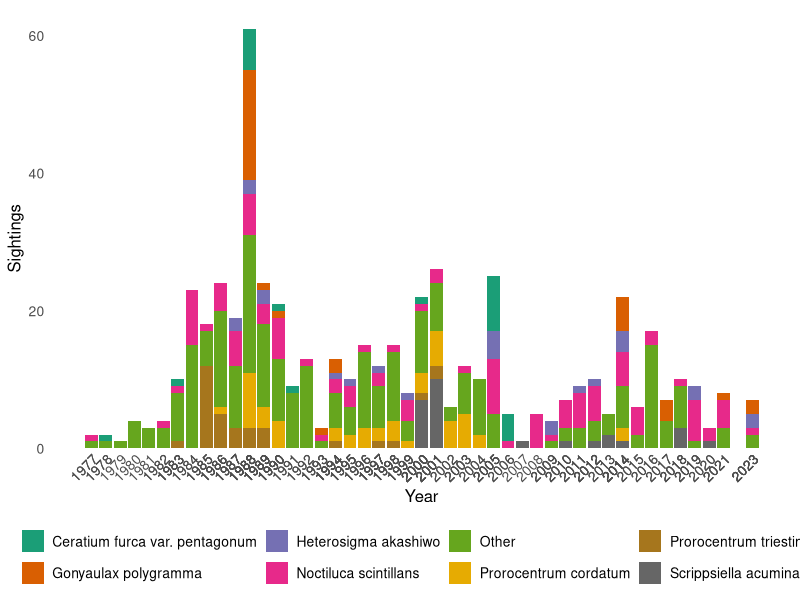
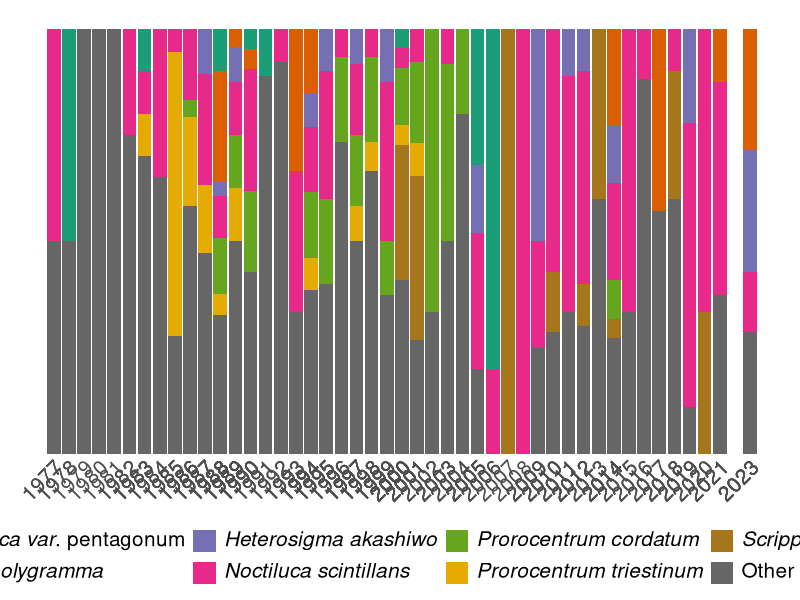
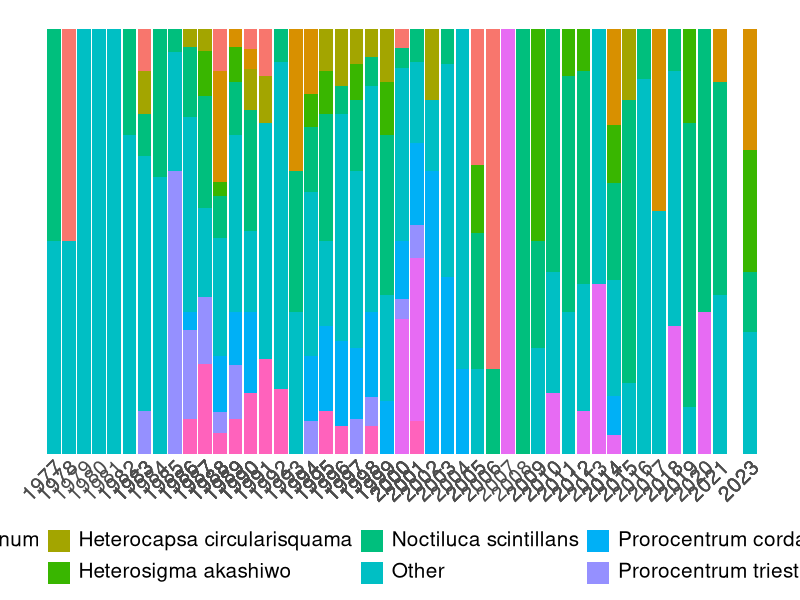
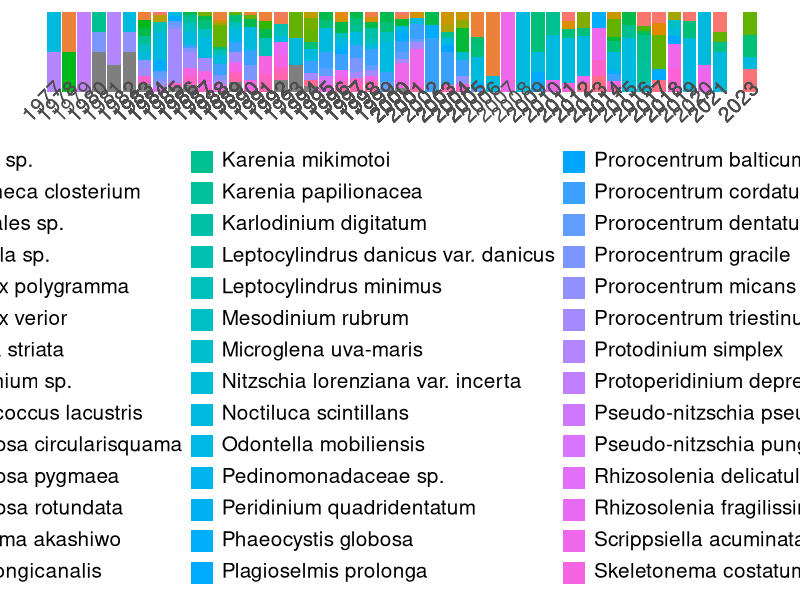
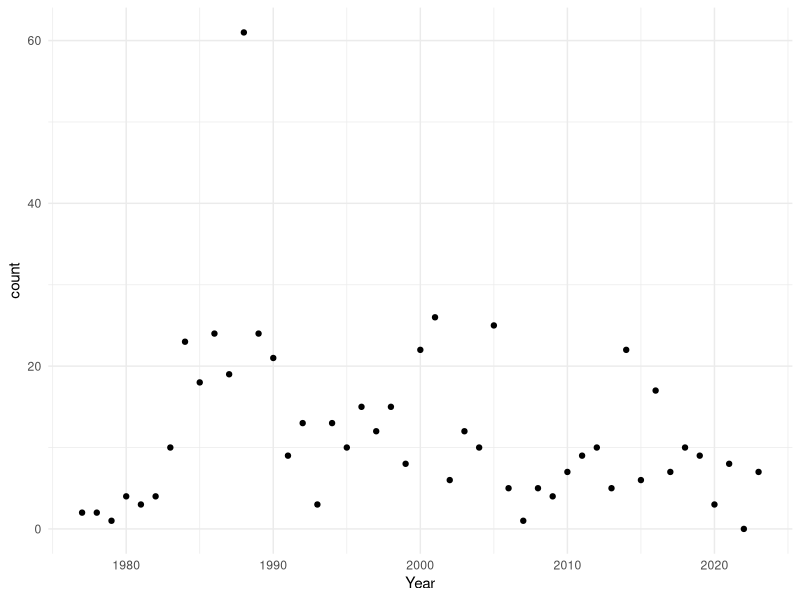
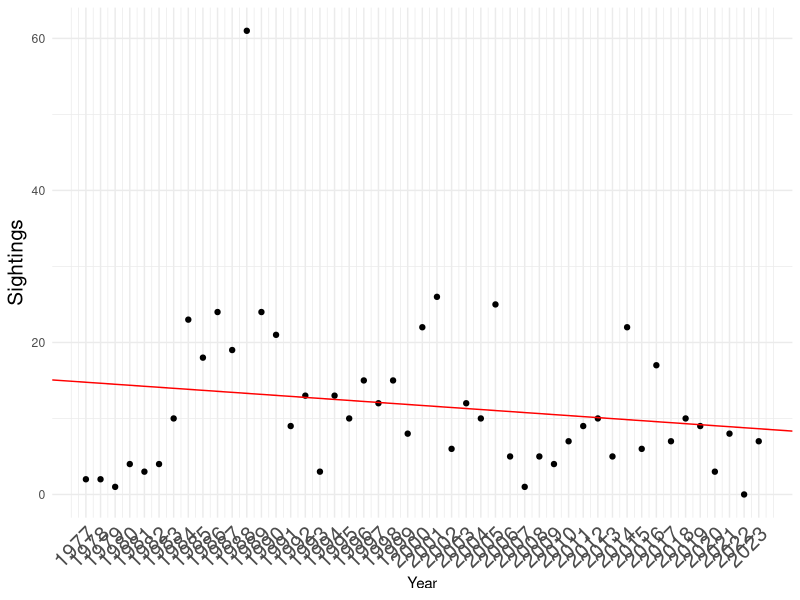
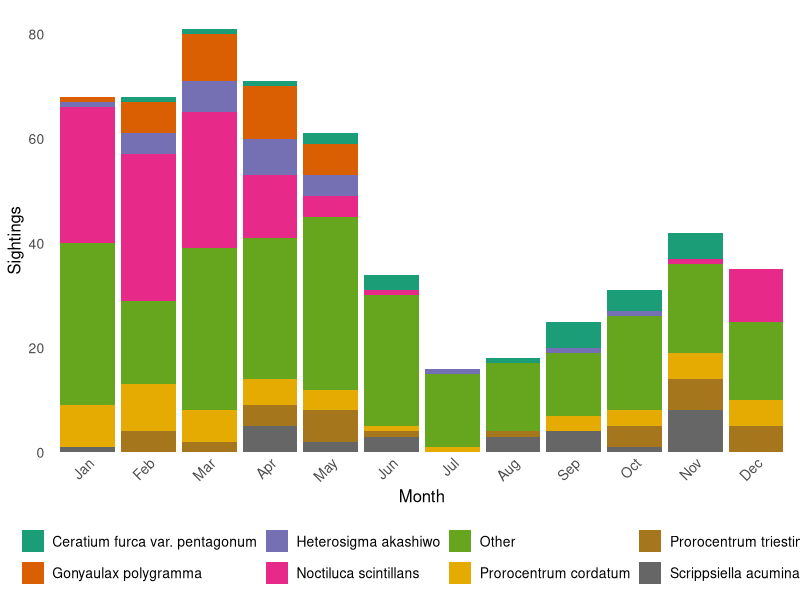
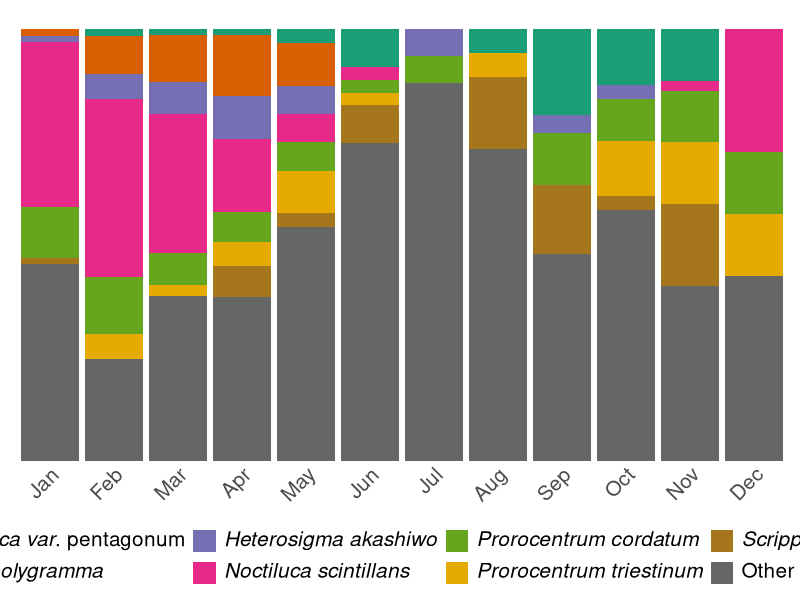

These charts were generated, in order, by the following R code: (Note: this script raises an error after producing the figures.)
##
#Tolo Harbour
#

library(ggplot2)
library(RColorBrewer)
library(dplyr)
library(tidyr)
library(gridExtra)
library(ggtext)
library(stringr)

df = read.csv(file = "Red_tide_and_WCZ_02162024.csv")

df$WCZ = gsub("Tolo Harbour & Channel", "Tolo Harbour", df$WCZ) #name too long

df = subset(df, df$WCZ == "Tolo Harbour")

#
# Calculate the count of each species
species_count <- df %>%
  count(Species) %>%
  arrange(desc(n))

#calculate top 8
top_8_species <- head(subset(species_count, !is.na(species_count$Species)), 7)

df$Species <- ifelse(df$Species %in% top_8_species$Species, df$Species, "Other")

df_Species <- df %>%
  group_by(Year, Species) %>%
  summarize(count = n())

df_Species$Species <- factor(df_Species$Species, levels = sort(unique(df_Species$Species)))

#Plot
pk = ggplot(df_Species, aes(fill = Species, y = count, x = Year)) +
  geom_bar(position = "stack", stat = "identity") +
  theme_minimal() +
  scale_fill_manual(values = brewer.pal(8, "Dark2")) +
  ylab("Sightings") +
  scale_x_continuous("Year", labels = as.character(df_Species$Year), breaks = df_Species$Year) +
  theme(legend.position = "bottom",
        legend.title = element_blank(),
        legend.text = element_text(size = 10),
        axis.title = element_text(size = 12),
        axis.title.y = element_text(angle = 90),
        axis.text = element_text(size = 10),
        axis.text.x = element_text(angle = 45, hjust = 1, margin = margin(t = -15)),
        panel.grid.major = element_blank(),
        panel.grid.minor = element_blank())
pk

df_Species$Species <- ifelse(df_Species$Species == "Other", "Other",
                             str_replace(df_Species$Species, "([A-Za-z]+(\\s+[A-Za-z]+)*)", "*\\1*"))
df_Species$Species <- factor(df_Species$Species, levels = sort(unique(df_Species$Species)))

pl = ggplot(df_Species, aes(fill = Species, y = count, x = Year)) +
  geom_bar(position = "fill", stat = "identity") +
  theme_minimal() +
  scale_fill_manual(values = brewer.pal(8, "Dark2")) +
  ylab("Sightings") +
  scale_x_continuous("Year", labels = as.character(df_Species$Year), breaks = df_Species$Year) +
  theme(legend.position = "bottom",
        legend.title = element_blank(),
        legend.text = element_markdown(size = 15),
        axis.title = element_text(size = 12),
        axis.title.y = element_blank(),
        axis.text = element_text(size = 10),
        axis.text.y = element_blank(),
        axis.title.x = element_blank(),
        axis.text.x = element_text(size = 15, angle = 45, hjust = 1, margin = margin(t = -15)),
        panel.grid.major = element_blank(),
        panel.grid.minor = element_blank())
pl

#calculate top 10
df = read.csv(file = "Red_tide_and_WCZ_02162024.csv")

df$WCZ = gsub("Tolo Harbour & Channel", "Tolo Harbour", df$WCZ) #name too long

df = subset(df, df$WCZ == "Tolo Harbour")

top_8_species <- head(subset(species_count, !is.na(species_count$Species)), 9)

df$Species <- ifelse(df$Species %in% top_8_species$Species, df$Species, "Other")

df_Species <- df %>%
  group_by(Year, Species) %>%
  summarize(count = n())

df_Species$Species <- factor(df_Species$Species, levels = sort(unique(df_Species$Species)))

#Plot
pl = ggplot(df_Species, aes(fill = Species, y = count, x = Year)) +
  geom_bar(position = "fill", stat = "identity") +
  theme_minimal() +
  ylab("Sightings") +
  scale_x_continuous("Year", labels = as.character(df_Species$Year), breaks = df_Species$Year) +
  theme(legend.position = "bottom",
        legend.title = element_blank(),
        legend.text = element_markdown(size = 15),
        axis.title = element_text(size = 12),
        axis.title.y = element_blank(),
        axis.text = element_text(size = 10),
        axis.text.y = element_blank(),
        axis.title.x = element_blank(),
        axis.text.x = element_text(size = 15, angle = 45, hjust = 1, margin = margin(t = -15)),
        panel.grid.major = element_blank(),
        panel.grid.minor = element_blank())
pl
#No top
df = read.csv(file = "Red_tide_and_WCZ_02162024.csv")

df$WCZ = gsub("Tolo Harbour & Channel", "Tolo Harbour", df$WCZ) #name too long

df = subset(df, df$WCZ == "Tolo Harbour")

df_Species <- df %>%
  group_by(Year, Species) %>%
  summarize(count = n())

df_Species$Species <- factor(df_Species$Species, levels = sort(unique(df_Species$Species)))

pl = ggplot(df_Species, aes(fill = Species, y = count, x = Year)) +
  geom_bar(position = "fill", stat = "identity") +
  theme_minimal() +
  ylab("Sightings") +
  scale_x_continuous("Year", labels = as.character(df_Species$Year), breaks = df_Species$Year) +
  theme(legend.position = "bottom",
        legend.title = element_blank(),
        legend.text = element_markdown(size = 15),
        axis.title = element_text(size = 12),
        axis.title.y = element_blank(),
        axis.text = element_text(size = 10),
        axis.text.y = element_blank(),
        axis.title.x = element_blank(),
        axis.text.x = element_text(size = 15, angle = 45, hjust = 1, margin = margin(t = -15)),
        panel.grid.major = element_blank(),
        panel.grid.minor = element_blank())
pl

#########Regression
###Sightings per year, regression
df_Year <- df %>%
  group_by(Year) %>%
  summarize(count = n()) %>%
  complete(Year = seq(from = 1977, to = 2023), fill = list(count = 0))  

df_Year$Year <- as.numeric(df_Year$Year)

df_Year <- df_Year %>%
  filter(Year != 2024) #Incomplete

# Step 1: Check for normality and heteroscedasticity (visual inspection)
ggplot(data = df_Year, aes(x = Year, y = count)) +
  geom_point() +
  theme_minimal()

# Step 2: Calculate the correlation
correlation <- cor(df_Year$Year, df_Year$count)

# Step 3: Perform a regression analysis
regression_model <- lm(count ~ Year, data = df_Year)

# Step 4: Create a graph with points and an abline
regplot = ggplot(data = df_Year, aes(x = Year, y = count)) +
  geom_point() +
  scale_x_continuous("Year", labels = as.character(df_Year$Year), breaks = df_Year$Year) +
  geom_abline(slope = regression_model$coefficients[2], intercept = regression_model$coefficients[1], color = "red") +
  theme_minimal() +
  ylab("Sightings") +
  theme(axis.text.x = element_text(size = 15, angle = 45, hjust = 1),
        axis.title.y = element_text(size = 15))
regplot

summary(regression_model)

#Month
df = read.csv(file = "Red_tide_and_WCZ_02162024.csv")

df$WCZ = gsub("Tolo Harbour & Channel", "Tolo Harbour", df$WCZ) #name too long

df = subset(df, df$WCZ == "Tolo Harbour")

#Months
df$Month = substr(df$Date, start = 6, stop = 7)

# Sort df by numeric values of Month column
df <- df[order(df$Month), ] 

# Convert Month column to factor with desired levels
df$Month <- factor(df$Month, levels = unique(df$Month))

# Map numeric values to month abbreviations
df$Month <- gsub("01", "Jan", df$Month)
df$Month <- gsub("02", "Feb", df$Month)
df$Month <- gsub("03", "Mar", df$Month)
df$Month <- gsub("04", "Apr", df$Month)
df$Month <- gsub("05", "May", df$Month)
df$Month <- gsub("06", "Jun", df$Month)
df$Month <- gsub("07", "Jul", df$Month)
df$Month <- gsub("08", "Aug", df$Month)
df$Month <- gsub("09", "Sep", df$Month)
df$Month <- gsub("10", "Oct", df$Month)
df$Month <- gsub("11", "Nov", df$Month)
df$Month <- gsub("12", "Dec", df$Month)

df$Month <- factor(df$Month, levels = unique(df$Month))

# Create a new column for season based on Month
df$Season <- ifelse(df$Month %in% c("May", "Jun", "Jul", "Aug", "Sep"), "Wet Season", "Dry Season")



# Calculate the count of each species
species_count <- df %>%
  count(Species) %>%
  arrange(desc(n))

#calculate top 8
top_8_species <- head(subset(species_count, !is.na(species_count$Species)), 7)

df$Species <- ifelse(df$Species %in% top_8_species$Species, df$Species, "Other")

df_Species <- df %>%
  group_by(Month, Species) %>%
  summarize(count = n())

df_Species$Species <- factor(df_Species$Species, levels = sort(unique(df_Species$Species)))

#Plot
pk = ggplot(df_Species, aes(fill = Species, y = count, x = Month)) +
  geom_bar(position = "stack", stat = "identity") +
  theme_minimal() +
  scale_fill_manual(values = brewer.pal(8, "Dark2")) +
  ylab("Sightings") +
  theme(legend.position = "bottom",
        legend.title = element_blank(),
        legend.text = element_text(size = 10),
        axis.title = element_text(size = 12),
        axis.title.y = element_text(angle = 90),
        axis.text = element_text(size = 10),
        axis.text.x = element_text(angle = 45, hjust = 1, margin = margin(t = -15)),
        panel.grid.major = element_blank(),
        panel.grid.minor = element_blank())
pk

df_Species$Species <- ifelse(df_Species$Species == "Other", "Other",
                             str_replace(df_Species$Species, "([A-Za-z]+(\\s+[A-Za-z]+)*)", "*\\1*"))
df_Species$Species <- factor(df_Species$Species, levels = sort(unique(df_Species$Species)))

pl = ggplot(df_Species, aes(fill = Species, y = count, x = Month)) +
  geom_bar(position = "fill", stat = "identity") +
  theme_minimal() +
  scale_fill_manual(values = brewer.pal(8, "Dark2")) +
  ylab("Sightings") +
  theme(legend.position = "bottom",
        legend.title = element_blank(),
        legend.text = element_markdown(size = 15),
        axis.title = element_text(size = 12),
        axis.title.y = element_blank(),
        axis.text = element_text(size = 10),
        axis.text.y = element_blank(),
        axis.title.x = element_blank(),
        axis.text.x = element_text(size = 15, angle = 45, hjust = 1, margin = margin(t = -15)),
        panel.grid.major = element_blank(),
        panel.grid.minor = element_blank())
pl


#HATS
library(dplyr)
library(tidyr)
library(ggplot2)
library(gridExtra)

#from Environmental
overall_p <- function(my_model) {
  f <- summary(my_model)$fstatistic
  p <- pf(f[1],f[2],f[3],lower.tail=F)
  attributes(p) <- NULL
  return(p)
}

BOD5_data = subset(env_long, Variable == "BOD5 (mg/L)")
BOD5_data = subset(BOD5_data, WCZ == "Tolo Harbour")

# Convert Month to numeric format
month_to_numeric <- function(month) {
  match(month, month.abb)
}

BOD5_data$Month <- month_to_numeric(BOD5_data$Month)

# Convert Year and Month to Date format
BOD5_data$Date <- as.Date(paste(BOD5_data$Year, BOD5_data$Month, "01", sep = "-"))

# Group the data by Year and calculate the mean value for each year
BOD5_yearly <- BOD5_data %>%
  group_by(Year) %>%
  summarize(Value = mean(Value))

# Create the plot for value per year with regression lines
plot_value_per_year <- ggplot(BOD5_yearly, aes(x = Year, y = Value)) +
  geom_point() +
  geom_smooth(method = "lm", se = FALSE, color = "blue") +
  xlab("Year") +
  ylab("Mean Value")

# Calculate regression line equation and R-squared value
regression_model <- lm(Value ~ Year, data = BOD5_yearly)
regression_eqn <- paste0("y = ", round(regression_model$coefficients[1], 2), " + ",
                         round(regression_model$coefficients[2], 2), "x")
r_squared <- round(summary(regression_model)$r.squared, 2)

# Add R-squared value on top of the graph
plot_value_per_year <- plot_value_per_year +
  annotate("text", x = mean(BOD5_yearly$Year), y = mean(BOD5_yearly$Value)+0.05,
           label = paste("R-squared:", r_squared, "\np-value:", round(overall_p(regression_model), 2)), hjust = 0.5, vjust = -1, colour = "blue")

# Regression analysis for different time periods
regression_periods <- list(
  list(start_year = 1986, end_year = 1997),
  list(start_year = 1997, end_year = 2001),
  list(start_year = 2001, end_year = 2015),
  list(start_year = 2015, end_year = 2023)
)

lappend <- function (lst, ...){
  lst <- c(lst, list(...))
  return(lst)
}


a = list()
b = list()
c = c()
d = c()

# Perform regression analysis for each time period and plot regression lines
for (period in regression_periods) {
  start_year <- period$start_year
  end_year <- period$end_year
  
  # Filter the data for the current time period
  period_data <- filter(BOD5_data, Year >= start_year & Year <= end_year)
  a = lappend(a, period_data$Year)
  b = lappend(b, period_data$Value)
  
  # Calculate regression line equation and R-squared value
  regression_model <- lm(Value ~ Year, data = period_data)
  regression_eqn <- paste0("y = ", round(regression_model$coefficients[1], 2), " + ",
                           round(regression_model$coefficients[2], 2), "x")
  r_squared <- round(summary(regression_model)$r.squared, 2)
  c = append(c, paste("R-squared:", r_squared, "\np-value:", round(overall_p(regression_model), 2)))
  d = append(d, regression_eqn)
  
  # Add regression line to the plot
  plot_value_per_year <- plot_value_per_year +
    geom_smooth(data = period_data, method = "lm", se = FALSE, color = "red")
  
}

# Display the plot
BOD5PLOT2 = plot_value_per_year +
  annotate("text", x = mean(unlist(a[1])), y = mean(unlist(b[1]))-0.1,
           label = d[1], hjust = 0.5, vjust = -1, colour = "red") +
  annotate("text", x = mean(unlist(a[2])), y = mean(unlist(b[2]))-0.1,
           label = d[2], hjust = 0.5, vjust = -1, colour = "red") +
  annotate("text", x = mean(unlist(a[3])), y = mean(unlist(b[3]))-0.1,
           label = d[3], hjust = 0.5, vjust = -1, colour = "red") +
  annotate("text", x = mean(unlist(a[4])), y = mean(unlist(b[4]))-0.1,
           label = d[4], hjust = 0.5, vjust = -1, colour = "red") +
  
  annotate("text", x = mean(unlist(a[1])), y = max(BOD5_yearly$Value),
           label = c[1], hjust = 0.5, vjust = 1, colour = "red") +
  annotate("text", x = mean(unlist(a[2])), y = max(BOD5_yearly$Value),
           label = c[2], hjust = 0.5, vjust = 1, colour = "red") +
  annotate("text", x = mean(unlist(a[3])), y = max(BOD5_yearly$Value),
           label = c[3], hjust = 0.5, vjust = 1, colour = "red") +
  annotate("text", x = mean(unlist(a[4])), y = max(BOD5_yearly$Value),
           label = c[4], hjust = 0.5, vjust = 1, colour = "red") +
  
  theme_classic() +
  theme(axis.title.y = element_text(size = 15),
        panel.grid.major = element_blank(),
        panel.grid.minor = element_blank(),
        axis.text.x = element_text(size = 15, angle = 45, hjust = 1),
        axis.title.x = element_blank())

BOD5PLOT2

###
#Repeat for volatile suspended solids
BOD5_data = subset(env_long, Variable == "Volatile suspended\nsolids (mg/L)")
BOD5_data = subset(BOD5_data, WCZ == "Tolo Harbour")

# Convert Month to numeric format
month_to_numeric <- function(month) {
  match(month, month.abb)
}

BOD5_data$Month <- month_to_numeric(BOD5_data$Month)

# Convert Year and Month to Date format
BOD5_data$Date <- as.Date(paste(BOD5_data$Year, BOD5_data$Month, "01", sep = "-"))

# Group the data by Year and calculate the mean value for each year
BOD5_yearly <- BOD5_data %>%
  group_by(Year) %>%
  summarize(Value = mean(Value))

# Create the plot for value per year with regression lines
plot_value_per_year <- ggplot(BOD5_yearly, aes(x = Year, y = Value)) +
  geom_point() +
  geom_smooth(method = "lm", se = FALSE, color = "blue") +
  xlab("Year") +
  ylab("Mean Value")

# Calculate regression line equation and R-squared value
regression_model <- lm(Value ~ Year, data = BOD5_yearly)
regression_eqn <- paste0("y = ", round(regression_model$coefficients[1], 2), " + ",
                         round(regression_model$coefficients[2], 2), "x")
r_squared <- round(summary(regression_model)$r.squared, 2)

# Add R-squared value on top of the graph
plot_value_per_year <- plot_value_per_year +
  annotate("text", x = mean(BOD5_yearly$Year), y = mean(BOD5_yearly$Value)+0.05,
           label = paste("R-squared:", r_squared, "\np-value:", round(overall_p(regression_model), 2)), hjust = 0.5, vjust = -1, colour = "blue")

# Regression analysis for different time periods
regression_periods <- list(
  list(start_year = 1986, end_year = 1997),
  list(start_year = 1997, end_year = 2001),
  list(start_year = 2001, end_year = 2015),
  list(start_year = 2015, end_year = 2023)
)

lappend <- function (lst, ...){
  lst <- c(lst, list(...))
  return(lst)
}


a = list()
b = list()
c = c()
d = c()

# Perform regression analysis for each time period and plot regression lines
for (period in regression_periods) {
  start_year <- period$start_year
  end_year <- period$end_year
  
  # Filter the data for the current time period
  period_data <- filter(BOD5_data, Year >= start_year & Year <= end_year)
  a = lappend(a, period_data$Year)
  b = lappend(b, period_data$Value)
  
  # Calculate regression line equation and R-squared value
  regression_model <- lm(Value ~ Year, data = period_data)
  regression_eqn <- paste0("y = ", round(regression_model$coefficients[1], 2), " + ",
                           round(regression_model$coefficients[2], 2), "x")
  r_squared <- round(summary(regression_model)$r.squared, 2)
  c = append(c, paste("R-squared:", r_squared, "\np-value:", round(overall_p(regression_model), 2)))
  d = append(d, regression_eqn)
  
  # Add regression line to the plot
  plot_value_per_year <- plot_value_per_year +
    geom_smooth(data = period_data, method = "lm", se = FALSE, color = "red")
  
}

# Display the plot
VSSPLOT2 = plot_value_per_year +
  annotate("text", x = mean(unlist(a[1])), y = mean(unlist(b[1]))-0.2,
           label = d[1], hjust = 0.5, vjust = -1, colour = "red") +
  annotate("text", x = mean(unlist(a[2])), y = mean(unlist(b[2]))-0.2,
           label = d[2], hjust = 0.5, vjust = -1, colour = "red") +
  annotate("text", x = mean(unlist(a[3])), y = mean(unlist(b[3]))-0.2,
           label = d[3], hjust = 0.5, vjust = -1, colour = "red") +
  annotate("text", x = mean(unlist(a[4])), y = mean(unlist(b[4]))-0.2,
           label = d[4], hjust = 0.5, vjust = -1, colour = "red") +
  
  annotate("text", x = mean(unlist(a[1])), y = max(BOD5_yearly$Value),
           label = c[1], hjust = 0.5, vjust = 1, colour = "red") +
  annotate("text", x = mean(unlist(a[2])), y = max(BOD5_yearly$Value),
           label = c[2], hjust = 0.5, vjust = 1, colour = "red") +
  annotate("text", x = mean(unlist(a[3])), y = max(BOD5_yearly$Value),
           label = c[3], hjust = 0.5, vjust = 1, colour = "red") +
  annotate("text", x = mean(unlist(a[4])), y = max(BOD5_yearly$Value),
           label = c[4], hjust = 0.5, vjust = 1, colour = "red") +
  
  theme_classic() +
  theme(axis.title.y = element_text(size = 15),
        panel.grid.major = element_blank(),
        panel.grid.minor = element_blank(),
        axis.text.x = element_text(size = 15, angle = 45, hjust = 1),
        axis.title.x = element_blank())
VSSPLOT2

grid.arrange(BOD5PLOT2 + ggtitle("A") + ylab ("Mean BOD5"), VSSPLOT2 + ggtitle("B") + ylab("Mean VSS"), ncol = 1)


############

df = read.csv(file = "Red_tide_and_WCZ_02162024.csv")

df$WCZ = gsub("Tolo Harbour & Channel", "Tolo Harbour", df$WCZ) #name too long

df = subset(df, df$WCZ == "Tolo Harbour")

df$Month = substr(df$Date, start = 6, stop = 7)

BOD5_data = df

BOD5_data$Month <- month_to_numeric(BOD5_data$Month)

# Group the data by Year and calculate the mean value for each year
BOD5_yearly <- BOD5_data %>%
  group_by(Year) %>%
  summarize(count = n())

colnames(BOD5_yearly) = c("Year", "Value")

# Create the plot for value per year with regression lines
plot_value_per_year <- ggplot(BOD5_yearly, aes(x = Year, y = Value)) +
  geom_point() +
  geom_smooth(method = "lm", se = FALSE, color = "blue") +
  xlab("Year") +
  ylab("Mean Value")

# Calculate regression line equation and R-squared value
regression_model <- lm(Value ~ Year, data = BOD5_yearly)
regression_eqn <- paste0("y = ", round(regression_model$coefficients[1], 2), " + ",
                         round(regression_model$coefficients[2], 2), "x")
r_squared <- round(summary(regression_model)$r.squared, 2)

# Add R-squared value on top of the graph
plot_value_per_year <- plot_value_per_year +
  annotate("text", x = mean(BOD5_yearly$Year), y = mean(BOD5_yearly$Value)+20,
           label = paste("R-squared:", r_squared, "\np-value:", round(overall_p(regression_model), 2)), hjust = 0.5, vjust = -1, colour = "blue")

# Regression analysis for different time periods
regression_periods <- list(
  list(start_year = 1977, end_year = 1997),
  list(start_year = 1997, end_year = 2001),
  list(start_year = 2001, end_year = 2015),
  list(start_year = 2015, end_year = 2023)
)

lappend <- function (lst, ...){
  lst <- c(lst, list(...))
  return(lst)
}


a = list()
b = list()
c = c()
d = c()

BOD5_data = BOD5_yearly

# Perform regression analysis for each time period and plot regression lines
for (period in regression_periods) {
  start_year <- period$start_year
  end_year <- period$end_year
  
  # Filter the data for the current time period
  period_data <- filter(BOD5_data, Year >= start_year & Year <= end_year)
  a = lappend(a, period_data$Year)
  b = lappend(b, period_data$Value)
  
  # Calculate regression line equation and R-squared value
  regression_model <- lm(Value ~ Year, data = period_data)
  regression_eqn <- paste0("y = ", round(regression_model$coefficients[1], 2), " + ",
                           round(regression_model$coefficients[2], 2), "x")
  r_squared <- round(summary(regression_model)$r.squared, 2)
  c = append(c, paste("R-squared:", r_squared, "\np-value:", round(overall_p(regression_model), 2)))
  d = append(d, regression_eqn)
  
  # Add regression line to the plot
  plot_value_per_year <- plot_value_per_year +
    geom_smooth(data = period_data, method = "lm", se = FALSE, color = "red")
  
}

# Display the plot
RedtidePlot2 = plot_value_per_year +
  annotate("text", x = mean(unlist(a[1])), y = mean(unlist(b[1]))-10,
           label = d[1], hjust = 0.5, vjust = -1, colour = "red") +
  annotate("text", x = mean(unlist(a[2])), y = mean(unlist(b[2]))-10,
           label = d[2], hjust = 0.5, vjust = -1, colour = "red") +
  annotate("text", x = mean(unlist(a[3])), y = mean(unlist(b[3]))-10,
           label = d[3], hjust = 0.5, vjust = -1, colour = "red") +
  annotate("text", x = mean(unlist(a[4])), y = mean(unlist(b[4]))-10,
           label = d[4], hjust = 0.5, vjust = -1, colour = "red") +
  
  annotate("text", x = mean(unlist(a[1])), y = max(BOD5_yearly$Value),
           label = c[1], hjust = 0.5, vjust = 1, colour = "red") +
  annotate("text", x = mean(unlist(a[2])), y = max(BOD5_yearly$Value),
           label = c[2], hjust = 0.5, vjust = 1, colour = "red") +
  annotate("text", x = mean(unlist(a[3])), y = max(BOD5_yearly$Value),
           label = c[3], hjust = 0.5, vjust = 1, colour = "red") +
  annotate("text", x = mean(unlist(a[4])), y = max(BOD5_yearly$Value),
           label = c[4], hjust = 0.5, vjust = 1, colour = "red") +
  
  theme_classic() +
  ylab("Red tide sightings") +
  theme(axis.title.y = element_text(size = 15),
        panel.grid.major = element_blank(),
        panel.grid.minor = element_blank(),
        axis.text.x = element_text(size = 15, angle = 45, hjust = 1),
        axis.title.x = element_blank())

RedtidePlot2

grid.arrange(BOD5PLOT2 + ggtitle("A") + ylab ("Mean BOD5"), VSSPLOT2 + ggtitle("B") + ylab("Mean VSS"), RedtidePlot2 + ggtitle("C"), ncol = 1)

grid.arrange(BOD5PLOT + ggtitle("A") + ylab ("Mean BOD5"), BOD5PLOT2 + ggtitle("B") + ylab ("Mean BOD5"),
             VSSPLOT + ggtitle("C") + ylab("Mean VSS"), VSSPLOT2 + ggtitle("D") + ylab("Mean VSS"),
             RedtidePlot + ggtitle("E"), RedtidePlot2 + ggtitle("F"), ncol = 2)
